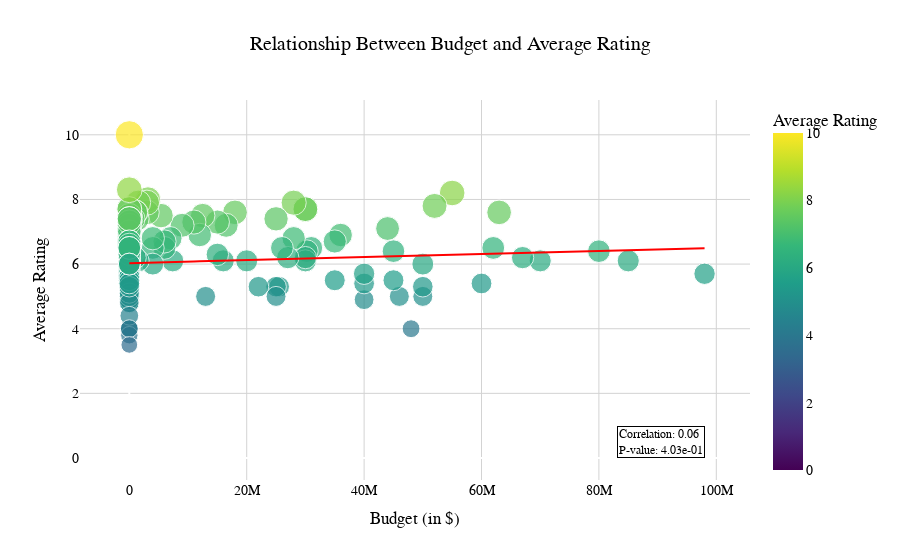

Notebook code for this chart:
### Code cell
# Create the scatter plot with Plotly
df = hypothesis_3_df
correlation, p_value = pearsonr(df['budget'], df['average_rating'])

fig = px.scatter(df, x='budget', y='average_rating',
                 labels={'budget': 'Budget', 'average_rating': 'Average Rating'},
                 title='Relationship Between Budget and Average Rating',
                 trendline='ols',
                 trendline_color_override='red',
                 size='average_rating',  # size of points based on average rating
                 hover_name='movie_id',  # hover info to display movie ID
                 color='average_rating',  # color points based on average rating
                 color_continuous_scale=px.colors.sequential.Viridis)  # color scale

# Customize the layout to center the title and add more styling
fig.update_layout(
    title={'text': 'Relationship Between Budget and Average Rating', 'x': 0.5, 'xanchor': 'center'},
    xaxis_title='Budget (in $)',
    yaxis_title='Average Rating',
    font=dict(family='Arial, sans-serif', size=14, color='black'),
    plot_bgcolor='rgba(0, 0, 0, 0)',  # transparent background
    paper_bgcolor='rgba(255, 255, 255, 1)',  # white background
    xaxis=dict(showgrid=True, gridcolor='LightGrey'),
    yaxis=dict(showgrid=True, gridcolor='LightGrey')
)

# Add annotations for the correlation coefficient and p-value
fig.add_annotation(
    x=max(df['budget']),
    y=min(df['average_rating']),
    text=f'Correlation: {correlation:.2f}<br>P-value: {p_value:.2e}',
    showarrow=False,
    font=dict(size=12, color='black'),
    align='left',
    xanchor='right',
    yanchor='bottom',
    bordercolor='black',
    borderwidth=1
)

# Show the plot
fig.show()

### Figure 1 — Plotly figure (JSON) as saved in the notebook; plotly's stock layout.template omitted (floating-point values rounded to 4 significant figures; data arrays with more than 128 entries replaced by an {"elided": "..."} marker saying what was removed)
{"data": [{"hovertemplate": "<b>%{hovertext}</b><br><br>Budget=%{x}<br>Average Rating=%{marker.color}<extra></extra>", "hovertext": {"elided": "171 int values"}, "legendgroup": "", "marker": {"color": {"elided": "171 float values"}, "coloraxis": "coloraxis", "size": {"elided": "171 float values"}, "sizemode": "area", "sizeref": 0.025, "symbol": "circle"}, "mode": "markers", "name": "", "orientation": "v", "showlegend": false, "type": "scatter", "x": {"elided": "171 int values"}, "xaxis": "x", "y": {"elided": "171 float values"}, "yaxis": "y"}, {"hovertemplate": "<b>OLS trendline</b><br>average_rating = 4.69859e-09 * budget + 6.02948<br>R<sup>2</sup>=0.004148<br><br>Budget=%{x}<br>Average Rating=%{y} <b>(trend)</b><extra></extra>", "legendgroup": "", "line": {"color": "red"}, "marker": {"symbol": "circle"}, "mode": "lines", "name": "", "showlegend": false, "type": "scatter", "x": {"elided": "171 int values"}, "xaxis": "x", "y": {"elided": "171 float values"}, "yaxis": "y"}], "layout": {"annotations": [{"align": "left", "bordercolor": "black", "borderwidth": 1, "font": {"color": "black", "size": 12}, "showarrow": false, "text": "Correlation: 0.06<br>P-value: 4.03e-01", "x": 98000000, "xanchor": "right", "y": 0, "yanchor": "bottom"}], "coloraxis": {"colorbar": {"title": {"text": "Average Rating"}}, "colorscale": [[0, "#440154"], [0.1111, "#482878"], [0.2222, "#3e4989"], [0.3333, "#31688e"], [0.4444, "#26828e"], [0.5556, "#1f9e89"], [0.6667, "#35b779"], [0.7778, "#6ece58"], [0.8889, "#b5de2b"], [1, "#fde725"]]}, "font": {"color": "black", "family": "Arial, sans-serif", "size": 14}, "legend": {"itemsizing": "constant", "tracegroupgap": 0}, "paper_bgcolor": "rgba(255, 255, 255, 1)", "plot_bgcolor": "rgba(0, 0, 0, 0)", "title": {"text": "Relationship Between Budget and Average Rating", "x": 0.5, "xanchor": "center"}, "xaxis": {"anchor": "y", "domain": [0, 1], "gridcolor": "LightGrey", "showgrid": true, "title": {"text": "Budget (in $)"}}, "yaxis": {"anchor": "x", "domain": [0, 1], "gridcolor": "LightGrey", "showgrid": true, "title": {"text": "Average Rating"}}}}
